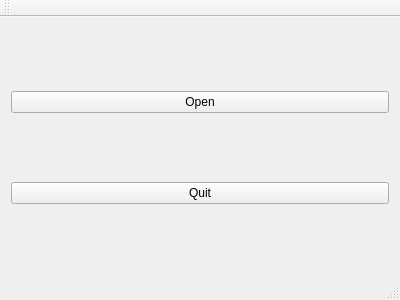
<?xml version="1.0" encoding="UTF-8"?>
<ui version="4.0">
 <class>MainWindow</class>
 <widget class="QMainWindow" name="MainWindow">
  <property name="geometry">
   <rect>
    <x>0</x>
    <y>0</y>
    <width>400</width>
    <height>300</height>
   </rect>
  </property>
  <property name="windowTitle">
   <string>MainWindow</string>
  </property>
  <widget class="QWidget" name="centralWidget">
   <layout class="QVBoxLayout" name="verticalLayout">
    <item>
     <layout class="QVBoxLayout" name="tkwidget"/>
    </item>
    <item>
     <widget class="QPushButton" name="pushButton_2">
      <property name="text">
       <string>Open</string>
      </property>
     </widget>
    </item>
    <item>
     <widget class="QPushButton" name="pushButton">
      <property name="text">
       <string>Quit</string>
      </property>
     </widget>
    </item>
   </layout>
  </widget>
  <widget class="QMenuBar" name="menuBar">
   <property name="geometry">
    <rect>
     <x>0</x>
     <y>0</y>
     <width>400</width>
     <height>22</height>
    </rect>
   </property>
  </widget>
  <widget class="QToolBar" name="mainToolBar">
   <attribute name="toolBarArea">
    <enum>TopToolBarArea</enum>
   </attribute>
   <attribute name="toolBarBreak">
    <bool>false</bool>
   </attribute>
  </widget>
  <widget class="QStatusBar" name="statusBar"/>
 </widget>
 <layoutdefault spacing="6" margin="11"/>
 <resources/>
 <connections/>
</ui>
